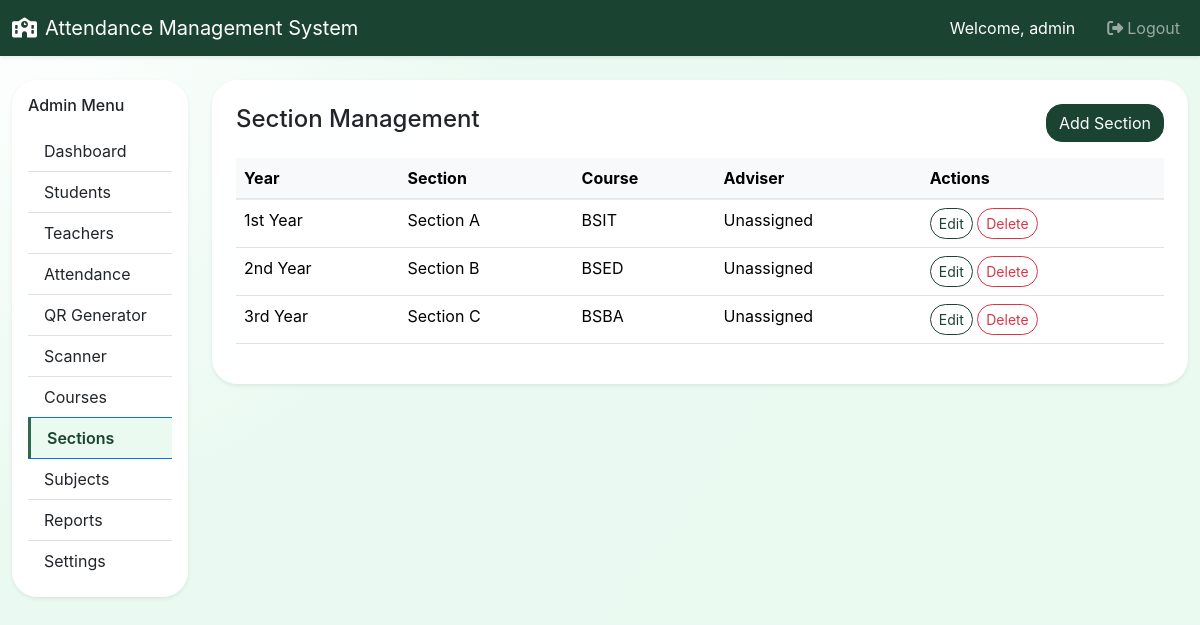
Screenshot of /admin/sections.php (signed in) with the database file from the repository.
### tables this page shows
CREATE TABLE `sections` (
  `id` int(11) NOT NULL,
  `year_level` varchar(30) NOT NULL,
  `section_name` varchar(80) NOT NULL,
  `course_id` int(11) NOT NULL,
  `adviser` varchar(120) DEFAULT NULL,
  `adviser_id` int(11) DEFAULT NULL,
  `created_at` datetime NOT NULL DEFAULT current_timestamp()
);

CREATE TABLE `courses` (
  `id` int(11) NOT NULL,
  `code` varchar(30) NOT NULL,
  `name` varchar(150) NOT NULL,
  `description` text DEFAULT NULL,
  `created_at` datetime NOT NULL DEFAULT current_timestamp()
);

### admin/sections.php (the view, shortened to what this page needs)
<?php
require_once __DIR__ . '/../includes/functions.php';
$sections = $mysqli->query('SELECT sec.*, c.code AS course_code, CONCAT(t.first_name, " ", t.last_name) AS adviser_name FROM sections sec LEFT JOIN courses c ON sec.course_id = c.id LEFT JOIN teachers t ON sec.adviser_id = t.id ORDER BY sec.created_at DESC');
require_once __DIR__ . '/../includes/header.php';
require_once __DIR__ . '/../includes/admin_nav.php';
?>
<div class="card rounded-4 shadow-sm p-4">
    <div class="d-flex justify-content-between align-items-center mb-3">
        <h4>Section Management</h4>
        <button class="btn btn-primary" data-bs-toggle="modal" data-bs-target="#sectionModal">Add Section</button>
    </div>
    <div class="table-responsive">
        <table class="table table-hover" id="sectionsTable">
            <thead class="table-light">
                <tr><th>Year</th><th>Section</th><th>Course</th><th>Adviser</th><th>Actions</th></tr>
            </thead>
            <tbody>
                <?php while ($row = $sections->fetch_assoc()): ?>
                    <tr>
                        <td><?php echo htmlspecialchars($row['year_level']); ?></td>
                        <td><?php echo htmlspecialchars($row['section_name']); ?></td>
                        <td><?php echo htmlspecialchars($row['course_code']); ?></td>
                        <td><?php echo htmlspecialchars($row['adviser_name'] ?: 'Unassigned'); ?></td>
                        <td>
                            <button class="btn btn-sm btn-outline-primary btn-edit-section" data-data='<?php echo json_encode($row); ?>'>Edit</button>
                            <form method="post" class="d-inline-block" onsubmit="return confirm('Delete this section?');">
                                <button class="btn btn-sm btn-outline-danger">Delete</button>
                            </form>
                        </td>
                    </tr>
                <?php endwhile; ?>
            </tbody>
        </table>
    </div>
</div>
</div>
</div>
<?php require_once __DIR__ . '/../includes/footer.php'; ?>

### assets/css/theme-tokens.css (style rules this page uses)
:root { --lp-dark-green: #1b4332; --lp-mid-green: #2d6a4f; --lp-soft-green: #74c69d; --lp-pale-green: #eafaf1; --lp-deep-green: #004D3A; }

### assets/css/style.css (style rules this page uses)
body { background: radial-gradient(circle at top left, rgba(255,255,255,0.95), rgba(234,250,241,0.95) 35%, #eafaf1 100%); min-height: 100vh; color: #222; font-family: 'Inter', sans-serif; background-attachment: fixed; }
.card { border: none; background: rgba(255,255,255,0.92); box-shadow: 0 24px 60px rgba(15, 36, 79, 0.08); }
.btn, .form-control, .form-select { border-radius: 1rem; }
.card.rounded-4 { border-radius: 1.6rem !important; }
.table thead th { border-bottom: 2px solid rgba(0,0,0,.08); }

### assets/css/dashboard-theme.css (style rules this page uses)
.btn-primary { --bs-btn-bg: var(--lp-dark-green); --bs-btn-border-color: var(--lp-dark-green); --bs-btn-hover-bg: var(--lp-mid-green); --bs-btn-hover-border-color: var(--lp-mid-green); --bs-btn-active-bg: var(--lp-deep-green); --bs-btn-active-border-color: var(--lp-deep-green); }
.btn-outline-primary { --bs-btn-color: var(--lp-dark-green); --bs-btn-border-color: var(--lp-dark-green); --bs-btn-hover-bg: var(--lp-dark-green); --bs-btn-hover-border-color: var(--lp-dark-green); --bs-btn-active-bg: var(--lp-dark-green); --bs-btn-active-border-color: var(--lp-dark-green); }

### assets/css/student-portal.css (style rules this page uses)
:root { --sp-accent-green: #2fbf71; --sp-sidebar-width: 250px; }

### rows the page displays
sections: year_level "1st Year", section_name "Section A", course.code "BSIT", adviser_name "Unassigned"
sections: year_level "2nd Year", section_name "Section B", course.code "BSED", adviser_name "Unassigned"
sections: year_level "3rd Year", section_name "Section C", course.code "BSBA", adviser_name "Unassigned"

### other values shown
$schoolName "Attendance Management System"
$user['username'] "admin"
